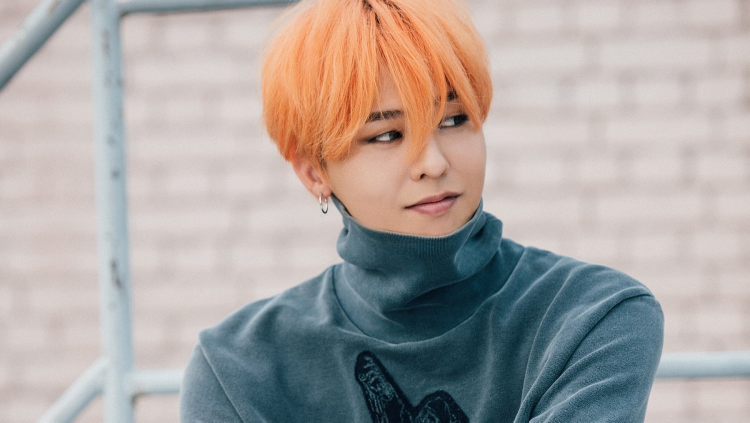
#> input picture gdragon.jpg, 1500 x 845 px (shown at 1/2 size)
$ python gdragonpastel.py
#> lines starting #> are read from the running program, lines starting #| are printed output that depends on the picture
from PIL import Image
#import image
im = Image.open("gdragon.jpg")
#> im is the input picture: PIL image 1500x845 RGB; mean R, G, B 172.1, 165.6, 162.6
im.show()
new_image = Image.new(im.mode, im.size)
#> new_image: PIL image 1500x845 RGB; every value is 0
new_image.save("output.jpg", "jpeg")

# RGB values for recoloring.
darkBlue = (100, 100, 100)
red = (231, 207, 207)
lightBlue = (208, 253, 247)
yellow = (252, 227, 166)

# Import image.
#my_image = Image.open("gdragon.jpg") #change IMAGENAME to the path on your computer to the image you're using
image_list = im.getdata() #each pixel is represented in the form (red value, green value, blue value, transparency). You don't need the fourth value.
image_list = list(image_list) #Turns the sequence above into a list. The list can be iterated through in a loop.
#> image_list = 1267500 items


recolored = [] #list that will hold the pixel data for the new image.


#YOUR CODE to loop through the original list of pixels and build a new list based on intensity should go here.
#def addit ():
for pixel in image_list:
    R, G, B = pixel
    if int(R) + int(G) + int(B) <182:
        recolored.append (darkBlue)
    elif int(R) + int(G) + int(B) <364:
        recolored.append (red)
    elif int(R) + int(G) + int(B) < 546:
        recolored.append (lightBlue)
    else:
        recolored.append(yellow)
#> this loop made 1267500 passes
#> (R, G, B) on passes 1 to 3: (203, 189, 186), (203, 189, 186), (201, 187, 184)
#> after the loop, recolored = 1267500 items


# Create a new image using the recolored list. Display and save the image.
new_image = Image.new("RGB", im.size) #Creates a new image that will be the same size as the original image.
new_image.putdata(recolored) #Adds the data from the recolored list to the image.
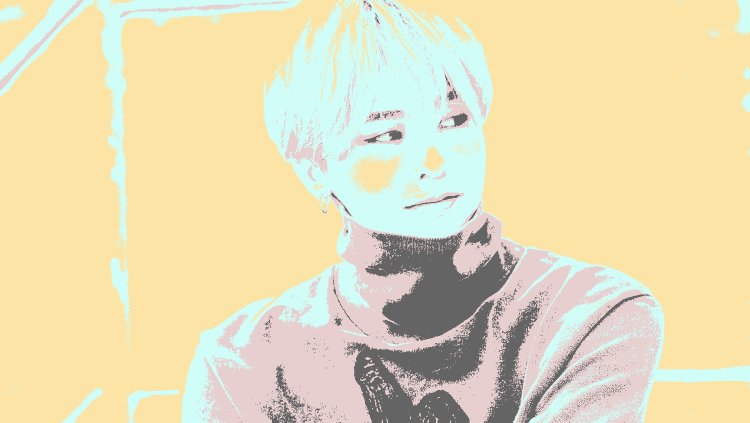
#> new_image: PIL image 1500x845 RGB (shown at 1/2 size); mean R, G, B 230.6, 219.9, 181.8
new_image.show() #show the new image on the screen
new_image.save("recolored.jpg", "jpeg") #save the new image as "recolored.jpg"
